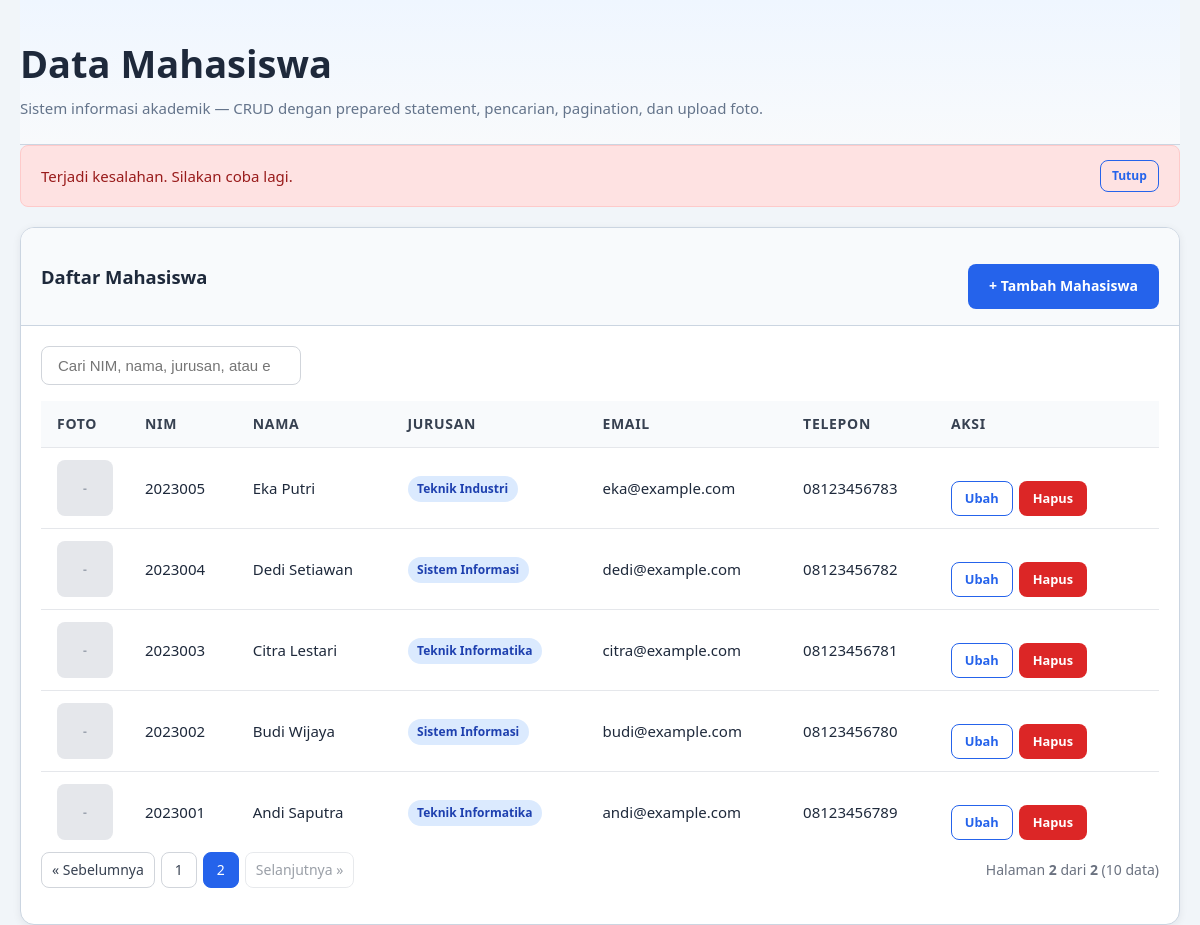
The page /index.php?msg=error&page=2 on the database its author committed.
### tables this page shows
CREATE TABLE IF NOT EXISTS mahasiswa (
    id INT AUTO_INCREMENT PRIMARY KEY,                     
    nim VARCHAR(20) NOT NULL UNIQUE,                       
    nama VARCHAR(100) NOT NULL,                            
    jurusan VARCHAR(50) NOT NULL,                          
    email VARCHAR(100) NOT NULL,                           
    telepon VARCHAR(20) NOT NULL,                          
    alamat TEXT NOT NULL,                                  
    foto VARCHAR(255) DEFAULT NULL,                        
    created_at TIMESTAMP DEFAULT CURRENT_TIMESTAMP         
);

### config.php (called while the page is built, shortened)
<?php
function getDb(): mysqli
{
    static $db = null;
    if ($db === null) {
        $db = new mysqli(DB_HOST, DB_USER, DB_PASS, DB_NAME);
        $db->set_charset(DB_CHARSET);
    }
    return $db;
}
function e(?string $value): string
{
    return htmlspecialchars((string) $value, ENT_QUOTES | ENT_HTML5, 'UTF-8');
}

### index.php (the view, shortened to what this page needs)
<?php
require_once __DIR__ . '/config.php';
$flash = '';
$flashType = '';
if (isset($_GET['msg'])) {
    $msg = (string) $_GET['msg'];
    switch ($msg) {
        case 'error':
            $flash = 'Terjadi kesalahan. Silakan coba lagi.';
            $flashType = 'error';
            break;
    }
}
$limit = 5;
$page = isset($_GET['page']) && is_numeric($_GET['page']) ? (int) $_GET['page'] : 1;
$offset = ($page - 1) * $limit;
$search = isset($_GET['search']) ? trim((string) $_GET['search']) : '';
$searchLike = '%' . $search . '%';
if ($search !== '') {
    $sql = "SELECT SQL_CALC_FOUND_ROWS * FROM mahasiswa
            WHERE nim LIKE ? OR nama LIKE ? OR jurusan LIKE ? OR email LIKE ?
            ORDER BY id DESC
            LIMIT ? OFFSET ?";
    $stmt = getDb()->prepare($sql);
    $stmt->bind_param('sssiii', $searchLike, $searchLike, $searchLike, $searchLike, $limit, $offset);
    $stmt->execute();
    $result = $stmt->get_result();
    $mahasiswa = [];
    while ($row = $result->fetch_assoc()) {
        $mahasiswa[] = $row;
    }
    $stmt->close();
    $countStmt = getDb()->prepare("SELECT FOUND_ROWS() AS total");
    $countStmt->execute();
    $totalRow = $countStmt->get_result()->fetch_assoc();
    $total = (int) $totalRow['total'];
    $countStmt->close();
} else {
    $sql = "SELECT * FROM mahasiswa
            ORDER BY id DESC
            LIMIT ? OFFSET ?";
    $stmt = getDb()->prepare($sql);
    $stmt->bind_param('ii', $limit, $offset);
    $stmt->execute();
    $result = $stmt->get_result();
    $mahasiswa = [];
    while ($row = $result->fetch_assoc()) {
        $mahasiswa[] = $row;
    }
    $countStmt = getDb()->prepare("SELECT COUNT(*) AS total FROM mahasiswa");
    $countStmt->execute();
    $totalRow = $countStmt->get_result()->fetch_assoc();
    $total = (int) $totalRow['total'];
}
$totalPages = (int) ceil($total / $limit);
?>
<!DOCTYPE html>
<html lang="id">
<head>
  <link rel="stylesheet" href="css/style.css">
</head>
<body>
  <div class="container">
    <header class="page-head">
      <h1>Data Mahasiswa</h1>
      <p>Sistem informasi akademik &mdash; CRUD dengan prepared statement, pencarian, pagination, dan upload foto.</p>
    </header>
    <?php if ($flash !== ''): ?>
      <div class="flash flash--<?php echo e($flashType); ?>">
        <?php echo e($flash); ?>
        <a href="index.php" class="btn btn-outline btn-sm">Tutup</a>
      </div>
    <?php endif; ?>
    <div class="card">
      <div class="card-header">
        <h2>Daftar Mahasiswa</h2>
        <div class="actions">
          <a href="create.php" class="btn btn-primary">+ Tambah Mahasiswa</a>
        </div>
      </div>
      <div class="card-body">
        <div class="toolbar">
          <div class="search-box">
            <input
              type="search"
              id="search"
              name="search"
              placeholder="Cari NIM, nama, jurusan, atau email..."
              value="<?php echo e($search); ?>">
          </div>
        </div>
        <div class="table-wrap">
          <?php if (count($mahasiswa) > 0): ?>
            <table>
              <thead>
                <tr>
                  <th style="width: 4rem;">Foto</th>
                  <th>NIM</th>
                  <th>Nama</th>
                  <th>Jurusan</th>
                  <th>Email</th>
                  <th>Telepon</th>
                  <th style="width: 14rem;">Aksi</th>
                </tr>
              </thead>
              <tbody>
                <?php foreach ($mahasiswa as $mhs): ?>
                  <tr>
                    <td class="photo-cell">
                      <?php
                      $foto = !empty($mhs['foto']) && file_exists(__DIR__ . '/uploads/' . $mhs['foto'])
                        ? 'uploads/' . e($mhs['foto'])
                        : null;
                      ?>
                      <?php if ($foto): ?>
                        <img src="<?php echo e($foto); ?>" alt="Foto <?php echo e($mhs['nama']); ?>">
                      <?php else: ?>
                        <span class="no-photo">-</span>
                      <?php endif; ?>
                    </td>
                    <td><?php echo e($mhs['nim']); ?></td>
                    <td><?php echo e($mhs['nama']); ?></td>
                    <td><span class="badge badge--info"><?php echo e($mhs['jurusan']); ?></span></td>
                    <td><?php echo e($mhs['email']); ?></td>
                    <td><?php echo e($mhs['telepon']); ?></td>
                    <td>
                      <div class="actions" style="gap: 0.4rem;">
                        <a href="edit.php?id=<?php echo (int) $mhs['id']; ?>" class="btn btn-outline btn-sm">Ubah</a>
                        <a href="delete.php?id=<?php echo (int) $mhs['id']; ?>" class="btn btn-danger btn-sm" onclick="return confirm('Yakin ingin menghapus data <?php echo e($mhs['nama']); ?>?')">Hapus</a>
                      </div>
                    </td>
                  </tr>
                <?php endforeach; ?>
              </tbody>
            </table>
          <?php endif; ?>
        </div>
        <?php if ($totalPages > 1): ?>
          <div class="toolbar">
            <div class="pagination">
              <?php
              if ($page > 1) {
                  $prev = $page - 1;
                  $query = http_build_query(array_merge($_GET, ['page' => $prev]));
                  echo '<a href="index.php?' . $query . '">&laquo; Sebelumnya</a>';
              } else {
                  echo '<span class="disabled">&laquo; Sebelumnya</span>';
              }
              $start = max(1, $page - 2);
              $end = min($totalPages, $page + 2);
              for ($i = $start; $i <= $end; $i++) {
                  $query = http_build_query(array_merge($_GET, ['page' => $i]));
                  if ($i === $page) {
                      echo '<span class="active">' . $i . '</span>';
                  } else {
                      echo '<a href="index.php?' . $query . '">' . $i . '</a>';
                  }
              }
              if ($page < $totalPages) {
                  $next = $page + 1;
                  $query = http_build_query(array_merge($_GET, ['page' => $next]));
                  echo '<a href="index.php?' . $query . '">Selanjutnya &raquo;</a>';
              } else {
                  echo '<span class="disabled">Selanjutnya &raquo;</span>';
              }
              ?>
            </div>
            <div style="margin-left: auto; font-size: 0.875rem; color: #6b7280;">
              Halaman <strong><?php echo e($page); ?></strong> dari <strong><?php echo e($totalPages); ?></strong>
              (<?php echo e($total); ?> data)
            </div>
          </div>
        <?php endif; ?>
      </div>
    </div>
  </div>
</body>
</html>

### css/style.css (style rules this page uses)
*, *::before, *::after { box-sizing: border-box; margin: 0; padding: 0; }
html { scroll-behavior: smooth; -webkit-text-size-adjust: 100%; }
body { font-family: "Segoe UI", Tahoma, Verdana, sans-serif; font-size: 1rem; line-height: 1.6; color: #1e293b; background: #f1f5f9; overflow-x: hidden; }
a { color: #2563eb; text-decoration: none; }
h1, h2, h3 { line-height: 1.25; font-weight: 700; }
h1 { font-size: clamp(1.75rem, 1.25rem + 1.5vw, 2.5rem); }
h2 { font-size: clamp(1.4rem, 1.1rem + 1vw, 2rem); }
p { color: #334155; }
.container { width: 100%; max-width: 78rem; margin-inline: auto; padding-inline: 1.25rem; }
.page-head { padding-block: 2.5rem 1.5rem; background: linear-gradient(180deg, #eff6ff, #f8fafc); border-bottom: 0.0625rem solid #cbd5e1; }
.page-head h1 { margin-bottom: 0.5rem; }
.page-head p { color: #64748b; font-size: 0.9375rem; }
.btn { display: inline-flex; align-items: center; justify-content: center; gap: 0.5rem; padding: 0.65rem 1.25rem; border: 0.0625rem solid transparent; border-radius: 0.5rem; font-size: 0.875rem; font-weight: 600; text-align: center; cursor: pointer; transition: background 0.25s ease, color 0.25s ease, border-color 0.25s ease, transform 0.25s ease; }
.btn-primary { background: #2563eb; color: #fff; }
.btn-outline { background: transparent; border-color: #2563eb; color: #2563eb; }
.btn-danger { background: #dc2626; color: #fff; }
.btn-sm { padding: 0.4rem 0.8rem; font-size: 0.8rem; }
.flash { padding: 0.875rem 1.25rem; border-radius: 0.5rem; margin-bottom: 1.25rem; font-size: 0.9375rem; font-weight: 500; display: flex; align-items: center; gap: 0.625rem; }
.flash--error { background: #fee2e2; color: #991b1b; border: 0.0625rem solid #fecaca; }
.flash .btn { margin-left: auto; font-size: 0.75rem; padding: 0.35rem 0.7rem; }
.card { background: #ffffff; border: 0.0625rem solid #cbd5e1; border-radius: 0.875rem; box-shadow: 0 0.125rem 0.5rem rgba(15, 23, 42, 0.07); overflow: hidden; }
.card-header { padding: 1rem 1.25rem; border-bottom: 0.0625rem solid #cbd5e1; background: #f8fafc; display: flex; align-items: center; justify-content: space-between; flex-wrap: wrap; gap: 0.75rem; }
.card-header h2 { margin: 0; font-size: 1.15rem; }
.card-body { padding: 1.25rem; }
.actions { display: flex; gap: 0.75rem; flex-wrap: wrap; margin-top: 1.25rem; }
.table-wrap { overflow-x: auto; }
table { width: 100%; border-collapse: collapse; font-size: 0.9375rem; }
th, td { padding: 0.75rem 1rem; text-align: left; border-bottom: 0.0625rem solid #e5e7eb; }
th { background: #f8fafc; color: #374151; font-weight: 600; font-size: 0.875rem; text-transform: uppercase; letter-spacing: 0.05em; white-space: nowrap; }
tr:last-child td { border-bottom: none; }
.photo-cell .no-photo { display: flex; align-items: center; justify-content: center; width: 3.5rem; height: 3.5rem; border-radius: 0.5rem; background: #e5e7eb; color: #9ca3af; font-size: 0.75rem; font-weight: 600; }
.toolbar { display: flex; align-items: center; justify-content: space-between; flex-wrap: wrap; gap: 1rem; margin-bottom: 1rem; }
.search-box { display: flex; gap: 0.5rem; }
.search-box input { padding: 0.625rem 1rem; font-size: 0.9375rem; border: 0.0625rem solid #d1d5db; border-radius: 0.5rem; width: 260px; }
.pagination { display: flex; align-items: center; gap: 0.375rem; flex-wrap: wrap; }
.pagination a, .pagination span { display: inline-flex; align-items: center; justify-content: center; min-width: 2.25rem; height: 2.25rem; padding: 0 0.625rem; border: 0.0625rem solid #d1d5db; border-radius: 0.5rem; font-size: 0.875rem; color: #374151; }
.pagination .active { background: #2563eb; border-color: #2563eb; color: #fff; }
.pagination .disabled { opacity: 0.5; cursor: not-allowed; }
.badge { display: inline-flex; align-items: center; padding: 0.2rem 0.6rem; border-radius: 99px; font-size: 0.75rem; font-weight: 600; }
.badge--info { background: #dbeafe; color: #1e40af; }

### rows shown on the page
mahasiswa: nim "2023005", nama "Eka Putri", jurusan "Teknik Industri", email "eka@example.com", telepon "08123456783"
mahasiswa: nim "2023004", nama "Dedi Setiawan", jurusan "Sistem Informasi", email "dedi@example.com", telepon "08123456782"
mahasiswa: nim "2023003", nama "Citra Lestari", jurusan "Teknik Informatika", email "citra@example.com", telepon "08123456781"
mahasiswa: nim "2023002", nama "Budi Wijaya", jurusan "Sistem Informasi", email "budi@example.com", telepon "08123456780"
mahasiswa: nim "2023001", nama "Andi Saputra", jurusan "Teknik Informatika", email "andi@example.com", telepon "08123456789"

### other values the page prints
$flash "Terjadi kesalahan. Silakan coba lagi."
$page "2"
$totalPages "2"
$total "10"
